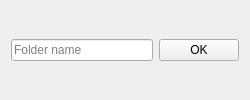
<?xml version="1.0" encoding="UTF-8"?>
<ui version="4.0">
 <class>Form</class>
 <widget class="QWidget" name="Form">
  <property name="geometry">
   <rect>
    <x>0</x>
    <y>0</y>
    <width>250</width>
    <height>100</height>
   </rect>
  </property>
  <property name="minimumSize">
   <size>
    <width>250</width>
    <height>100</height>
   </size>
  </property>
  <property name="maximumSize">
   <size>
    <width>250</width>
    <height>100</height>
   </size>
  </property>
  <property name="windowTitle">
   <string>Form</string>
  </property>
  <property name="autoFillBackground">
   <bool>false</bool>
  </property>
  <property name="styleSheet">
   <string notr="true"/>
  </property>
  <layout class="QHBoxLayout" name="horizontalLayout">
   <item>
    <widget class="QLineEdit" name="lineEdit">
     <property name="placeholderText">
      <string>Folder name</string>
     </property>
    </widget>
   </item>
   <item>
    <widget class="QPushButton" name="OKButton">
     <property name="text">
      <string>OK</string>
     </property>
    </widget>
   </item>
  </layout>
 </widget>
 <resources/>
 <connections/>
</ui>
